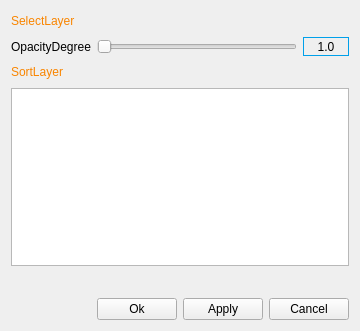
<?xml version="1.0" encoding="UTF-8"?>
<ui version="4.0">
 <class>CImageLayerAttributeDialog</class>
 <widget class="QWidget" name="CImageLayerAttributeDialog">
  <property name="geometry">
   <rect>
    <x>0</x>
    <y>0</y>
    <width>360</width>
    <height>331</height>
   </rect>
  </property>
  <property name="windowTitle">
   <string>CImageLayerAttributeDialog</string>
  </property>
  <layout class="QGridLayout" name="gridLayout">
   <item row="0" column="0">
    <layout class="QHBoxLayout" name="horizontalLayout">
     <item>
      <widget class="QLabel" name="label_selectLayer">
       <property name="styleSheet">
        <string notr="true">color: rgb(249, 133, 0);</string>
       </property>
       <property name="text">
        <string>SelectLayer</string>
       </property>
      </widget>
     </item>
     <item>
      <spacer name="horizontalSpacer">
       <property name="orientation">
        <enum>Qt::Horizontal</enum>
       </property>
       <property name="sizeHint" stdset="0">
        <size>
         <width>40</width>
         <height>20</height>
        </size>
       </property>
      </spacer>
     </item>
    </layout>
   </item>
   <item row="1" column="0">
    <layout class="QHBoxLayout" name="horizontalLayout_9">
     <item>
      <widget class="QLabel" name="label_opacityDegree">
       <property name="text">
        <string>OpacityDegree</string>
       </property>
      </widget>
     </item>
     <item>
      <widget class="QSlider" name="hSlider_opacityDegree">
       <property name="maximum">
        <number>100</number>
       </property>
       <property name="orientation">
        <enum>Qt::Horizontal</enum>
       </property>
      </widget>
     </item>
     <item>
      <widget class="QLabel" name="label_opacityDegreeData">
       <property name="minimumSize">
        <size>
         <width>46</width>
         <height>19</height>
        </size>
       </property>
       <property name="maximumSize">
        <size>
         <width>46</width>
         <height>19</height>
        </size>
       </property>
       <property name="styleSheet">
        <string notr="true"> border: 1px solid rgb(0,160,234);</string>
       </property>
       <property name="text">
        <string>1.0</string>
       </property>
       <property name="alignment">
        <set>Qt::AlignCenter</set>
       </property>
      </widget>
     </item>
    </layout>
   </item>
   <item row="2" column="0">
    <layout class="QHBoxLayout" name="horizontalLayout_2">
     <item>
      <widget class="QLabel" name="label_sortLayer">
       <property name="styleSheet">
        <string notr="true">color: rgb(249, 133, 0);</string>
       </property>
       <property name="text">
        <string>SortLayer</string>
       </property>
      </widget>
     </item>
     <item>
      <spacer name="horizontalSpacer_2">
       <property name="orientation">
        <enum>Qt::Horizontal</enum>
       </property>
       <property name="sizeHint" stdset="0">
        <size>
         <width>40</width>
         <height>20</height>
        </size>
       </property>
      </spacer>
     </item>
    </layout>
   </item>
   <item row="3" column="0">
    <widget class="QListWidget" name="listWidget">
     <property name="focusPolicy">
      <enum>Qt::NoFocus</enum>
     </property>
     <property name="dragEnabled">
      <bool>true</bool>
     </property>
     <property name="dragDropMode">
      <enum>QAbstractItemView::InternalMove</enum>
     </property>
    </widget>
   </item>
   <item row="4" column="0">
    <layout class="QVBoxLayout" name="verticalLayout">
     <item>
      <spacer name="verticalSpacer">
       <property name="orientation">
        <enum>Qt::Vertical</enum>
       </property>
       <property name="sizeHint" stdset="0">
        <size>
         <width>20</width>
         <height>40</height>
        </size>
       </property>
      </spacer>
     </item>
     <item>
      <layout class="QHBoxLayout" name="horizontalLayout_3">
       <item>
        <spacer name="horizontalSpacer_3">
         <property name="orientation">
          <enum>Qt::Horizontal</enum>
         </property>
         <property name="sizeHint" stdset="0">
          <size>
           <width>40</width>
           <height>20</height>
          </size>
         </property>
        </spacer>
       </item>
       <item>
        <widget class="QPushButton" name="btn_ok">
         <property name="text">
          <string>Ok</string>
         </property>
        </widget>
       </item>
       <item>
        <widget class="QPushButton" name="btn_apply">
         <property name="text">
          <string>Apply</string>
         </property>
        </widget>
       </item>
       <item>
        <widget class="QPushButton" name="btn_cancel">
         <property name="text">
          <string>Cancel</string>
         </property>
        </widget>
       </item>
      </layout>
     </item>
    </layout>
   </item>
  </layout>
 </widget>
 <layoutdefault spacing="6" margin="11"/>
 <resources>
  <include location="../resource/images.qrc"/>
 </resources>
 <connections/>
</ui>
